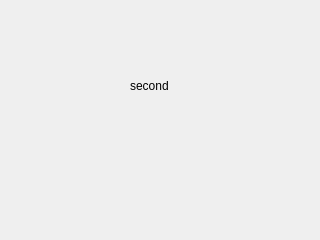
<?xml version="1.0" encoding="UTF-8"?>
<ui version="4.0">
 <class>RmtmwSecondForm</class>
 <widget class="QWidget" name="RmtmwSecondForm">
  <property name="geometry">
   <rect>
    <x>0</x>
    <y>0</y>
    <width>320</width>
    <height>240</height>
   </rect>
  </property>
  <property name="windowTitle">
   <string>Form</string>
  </property>
  <widget class="QLabel" name="label">
   <property name="geometry">
    <rect>
     <x>130</x>
     <y>80</y>
     <width>54</width>
     <height>12</height>
    </rect>
   </property>
   <property name="text">
    <string>second</string>
   </property>
  </widget>
 </widget>
 <resources/>
 <connections/>
</ui>
